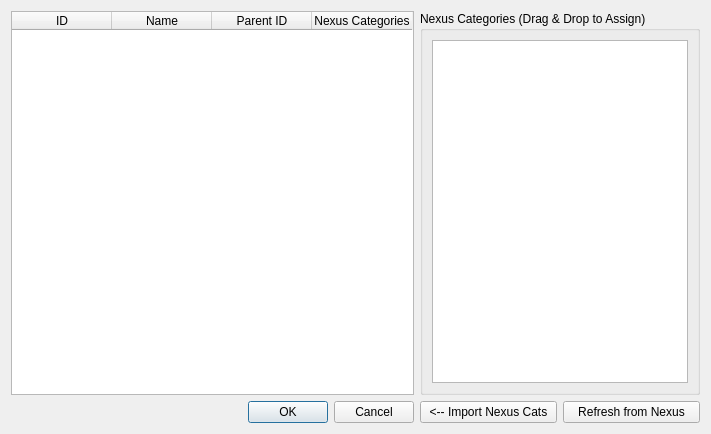
<?xml version="1.0" encoding="UTF-8"?>
<ui version="4.0">
 <class>CategoriesDialog</class>
 <widget class="QDialog" name="CategoriesDialog">
  <property name="geometry">
   <rect>
    <x>0</x>
    <y>0</y>
    <width>711</width>
    <height>434</height>
   </rect>
  </property>
  <property name="windowTitle">
   <string>Categories</string>
  </property>
  <layout class="QGridLayout" name="gridLayout">
   <item row="4" column="3">
    <widget class="QDialogButtonBox" name="buttonBox">
     <property name="orientation">
      <enum>Qt::Horizontal</enum>
     </property>
     <property name="standardButtons">
      <set>QDialogButtonBox::Cancel|QDialogButtonBox::Ok</set>
     </property>
    </widget>
   </item>
   <item row="4" column="5">
    <widget class="QPushButton" name="nexusRefresh">
     <property name="text">
      <string>Refresh from Nexus</string>
     </property>
    </widget>
   </item>
   <item row="4" column="4">
    <widget class="QPushButton" name="nexusImportButton">
     <property name="sizePolicy">
      <sizepolicy hsizetype="Minimum" vsizetype="Fixed">
       <horstretch>0</horstretch>
       <verstretch>0</verstretch>
      </sizepolicy>
     </property>
     <property name="text">
      <string>&lt;-- Import Nexus Cats</string>
     </property>
    </widget>
   </item>
   <item row="0" column="3">
    <widget class="QTableWidget" name="categoriesTable">
     <property name="sizePolicy">
      <sizepolicy hsizetype="Expanding" vsizetype="Expanding">
       <horstretch>0</horstretch>
       <verstretch>0</verstretch>
      </sizepolicy>
     </property>
     <property name="contextMenuPolicy">
      <enum>Qt::CustomContextMenu</enum>
     </property>
     <property name="acceptDrops">
      <bool>true</bool>
     </property>
     <property name="dragEnabled">
      <bool>false</bool>
     </property>
     <property name="dragDropOverwriteMode">
      <bool>false</bool>
     </property>
     <property name="dragDropMode">
      <enum>QAbstractItemView::DropOnly</enum>
     </property>
     <property name="defaultDropAction">
      <enum>Qt::IgnoreAction</enum>
     </property>
     <property name="selectionMode">
      <enum>QAbstractItemView::SingleSelection</enum>
     </property>
     <property name="selectionBehavior">
      <enum>QAbstractItemView::SelectRows</enum>
     </property>
     <property name="gridStyle">
      <enum>Qt::DashLine</enum>
     </property>
     <property name="sortingEnabled">
      <bool>true</bool>
     </property>
     <property name="wordWrap">
      <bool>false</bool>
     </property>
     <attribute name="horizontalHeaderVisible">
      <bool>true</bool>
     </attribute>
     <attribute name="horizontalHeaderMinimumSectionSize">
      <number>26</number>
     </attribute>
     <attribute name="horizontalHeaderDefaultSectionSize">
      <number>100</number>
     </attribute>
     <attribute name="horizontalHeaderHighlightSections">
      <bool>true</bool>
     </attribute>
     <attribute name="horizontalHeaderStretchLastSection">
      <bool>false</bool>
     </attribute>
     <attribute name="verticalHeaderVisible">
      <bool>true</bool>
     </attribute>
     <column>
      <property name="text">
       <string>ID</string>
      </property>
      <property name="toolTip">
       <string>Internal ID for the category.</string>
      </property>
      <property name="whatsThis">
       <string>Internal ID for the category. The categories a mod belongs to are stored by this ID. It is recommended you use new IDs for categories you add instead of re-using existing ones.</string>
      </property>
     </column>
     <column>
      <property name="text">
       <string>Name</string>
      </property>
      <property name="toolTip">
       <string>The display name of the category.</string>
      </property>
      <property name="whatsThis">
       <string>The display name of the category.</string>
      </property>
     </column>
     <column>
      <property name="text">
       <string>Parent ID</string>
      </property>
      <property name="toolTip">
       <string>If set, the category is defined as a sub-category of another one. Parent ID needs to be a valid category ID.</string>
      </property>
     </column>
     <column>
      <property name="text">
       <string>Nexus Categories</string>
      </property>
      <property name="toolTip">
       <string>Comma-Separated list of Nexus IDs to be matched to the internal ID.</string>
      </property>
      <property name="whatsThis">
       <string>
                &lt;!DOCTYPE HTML PUBLIC &quot;-//W3C//DTD HTML 4.0//EN&quot; &quot;http://www.w3.org/TR/REC-html40/strict.dtd&quot;&gt;
                &lt;html&gt;&lt;head&gt;&lt;meta name=&quot;qrichtext&quot; content=&quot;1&quot; /&gt;&lt;style type=&quot;text/css&quot;&gt;
                p, li { white-space: pre-wrap; }
                &lt;/style&gt;&lt;/head&gt;&lt;body style=&quot; font-family:'MS Shell Dlg 2'; font-size:8.25pt; font-weight:400; font-style:normal;&quot;&gt;
                &lt;p style=&quot; margin-top:0px; margin-bottom:0px; margin-left:0px; margin-right:0px; -qt-block-indent:0; text-indent:0px;&quot;&gt;&lt;span style=&quot; font-size:8pt;&quot;&gt;You can match one or multiple nexus categories to an internal ID. Whenever you download a mod from a Nexus Page, Mod Organizer will try to resolve the category defined on the Nexus to one available in MO.&lt;/span&gt;&lt;/p&gt;
                &lt;p style=&quot;-qt-paragraph-type:empty; margin-top:0px; margin-bottom:0px; margin-left:0px; margin-right:0px; -qt-block-indent:0; text-indent:0px; font-size:8pt;&quot;&gt;&lt;/p&gt;
                &lt;p style=&quot; margin-top:0px; margin-bottom:0px; margin-left:0px; margin-right:0px; -qt-block-indent:0; text-indent:0px;&quot;&gt;&lt;span style=&quot; font-size:8pt;&quot;&gt;To find out a category id used by the nexus, visit the categories list of the nexus page and hover over the links there.&lt;/span&gt;&lt;/p&gt;&lt;/body&gt;&lt;/html&gt;
              </string>
      </property>
     </column>
    </widget>
   </item>
   <item row="0" column="4" colspan="2">
    <widget class="QGroupBox" name="groupBox">
     <property name="sizePolicy">
      <sizepolicy hsizetype="Minimum" vsizetype="Preferred">
       <horstretch>0</horstretch>
       <verstretch>0</verstretch>
      </sizepolicy>
     </property>
     <property name="maximumSize">
      <size>
       <width>16777215</width>
       <height>16777215</height>
      </size>
     </property>
     <property name="toolTip">
      <string>Drag &amp; drop nexus categories from this pane onto the target category on the left.</string>
     </property>
     <property name="layoutDirection">
      <enum>Qt::LeftToRight</enum>
     </property>
     <property name="title">
      <string>Nexus Categories (Drag &amp;&amp; Drop to Assign)</string>
     </property>
     <layout class="QVBoxLayout" name="verticalLayout">
      <item>
       <widget class="QListWidget" name="nexusCategoryList">
        <property name="sizePolicy">
         <sizepolicy hsizetype="Minimum" vsizetype="Expanding">
          <horstretch>0</horstretch>
          <verstretch>0</verstretch>
         </sizepolicy>
        </property>
        <property name="dragEnabled">
         <bool>true</bool>
        </property>
        <property name="dragDropMode">
         <enum>QAbstractItemView::DragOnly</enum>
        </property>
       </widget>
      </item>
     </layout>
    </widget>
   </item>
  </layout>
 </widget>
 <resources/>
 <connections>
  <connection>
   <sender>buttonBox</sender>
   <signal>accepted()</signal>
   <receiver>CategoriesDialog</receiver>
   <slot>accept()</slot>
   <hints>
    <hint type="sourcelabel">
     <x>248</x>
     <y>254</y>
    </hint>
    <hint type="destinationlabel">
     <x>157</x>
     <y>274</y>
    </hint>
   </hints>
  </connection>
  <connection>
   <sender>buttonBox</sender>
   <signal>rejected()</signal>
   <receiver>CategoriesDialog</receiver>
   <slot>reject()</slot>
   <hints>
    <hint type="sourcelabel">
     <x>316</x>
     <y>260</y>
    </hint>
    <hint type="destinationlabel">
     <x>286</x>
     <y>274</y>
    </hint>
   </hints>
  </connection>
 </connections>
</ui>
